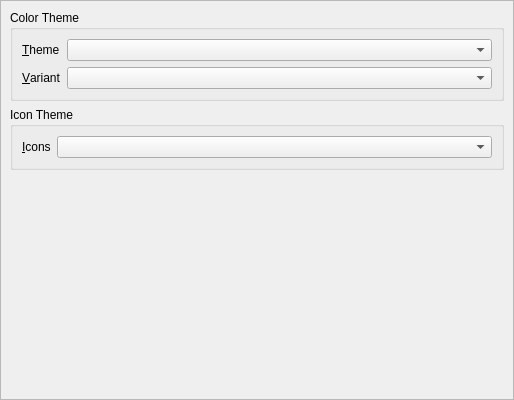
<?xml version="1.0" encoding="UTF-8"?>
<ui version="4.0">
 <class>AppearancePage</class>
 <widget class="QWidget" name="AppearancePage">
  <property name="geometry">
   <rect>
    <x>0</x>
    <y>0</y>
    <width>514</width>
    <height>400</height>
   </rect>
  </property>
  <property name="sizePolicy">
   <sizepolicy hsizetype="MinimumExpanding" vsizetype="MinimumExpanding">
    <horstretch>0</horstretch>
    <verstretch>0</verstretch>
   </sizepolicy>
  </property>
  <layout class="QVBoxLayout" name="mainLayout">
   <property name="leftMargin">
    <number>0</number>
   </property>
   <property name="topMargin">
    <number>0</number>
   </property>
   <property name="rightMargin">
    <number>0</number>
   </property>
   <property name="bottomMargin">
    <number>0</number>
   </property>
   <item>
    <widget class="QScrollArea" name="scrollArea">
     <property name="widgetResizable">
      <bool>true</bool>
     </property>
     <widget class="QWidget" name="scrollAreaContents">
      <layout class="QVBoxLayout" name="verticalLayout">
       <item>
        <widget class="QGroupBox" name="colorThemeBox">
         <property name="title">
          <string>Color Theme</string>
         </property>
         <layout class="QFormLayout" name="colorThemeLayout">
          <item row="0" column="0">
           <widget class="QLabel" name="labelThemeFamily">
            <property name="text">
             <string>&amp;Theme</string>
            </property>
            <property name="buddy">
             <cstring>themeComboBox</cstring>
            </property>
           </widget>
          </item>
          <item row="0" column="1">
           <widget class="QComboBox" name="themeComboBox">
            <property name="sizePolicy">
             <sizepolicy hsizetype="Expanding" vsizetype="Fixed">
              <horstretch>0</horstretch>
              <verstretch>0</verstretch>
             </sizepolicy>
            </property>
            <property name="focusPolicy">
             <enum>Qt::StrongFocus</enum>
            </property>
           </widget>
          </item>
          <item row="1" column="0">
           <widget class="QLabel" name="labelVariant">
            <property name="text">
             <string>&amp;Variant</string>
            </property>
            <property name="buddy">
             <cstring>variantComboBox</cstring>
            </property>
           </widget>
          </item>
          <item row="1" column="1">
           <widget class="QComboBox" name="variantComboBox">
            <property name="sizePolicy">
             <sizepolicy hsizetype="Expanding" vsizetype="Fixed">
              <horstretch>0</horstretch>
              <verstretch>0</verstretch>
             </sizepolicy>
            </property>
            <property name="focusPolicy">
             <enum>Qt::StrongFocus</enum>
            </property>
           </widget>
          </item>
         </layout>
        </widget>
       </item>
       <item>
        <widget class="QGroupBox" name="iconThemeBox">
         <property name="title">
          <string>Icon Theme</string>
         </property>
         <layout class="QFormLayout" name="iconThemeLayout">
          <item row="0" column="0">
           <widget class="QLabel" name="labelIcons">
            <property name="text">
             <string>&amp;Icons</string>
            </property>
            <property name="buddy">
             <cstring>iconThemeComboBox</cstring>
            </property>
           </widget>
          </item>
          <item row="0" column="1">
           <widget class="QComboBox" name="iconThemeComboBox">
            <property name="sizePolicy">
             <sizepolicy hsizetype="Expanding" vsizetype="Fixed">
              <horstretch>0</horstretch>
              <verstretch>0</verstretch>
             </sizepolicy>
            </property>
            <property name="focusPolicy">
             <enum>Qt::StrongFocus</enum>
            </property>
           </widget>
          </item>
         </layout>
        </widget>
       </item>
       <item>
        <spacer name="verticalSpacer">
         <property name="orientation">
          <enum>Qt::Vertical</enum>
         </property>
         <property name="sizeHint" stdset="0">
          <size>
           <width>0</width>
           <height>0</height>
          </size>
         </property>
        </spacer>
       </item>
      </layout>
     </widget>
    </widget>
   </item>
  </layout>
 </widget>
 <tabstops>
  <tabstop>themeComboBox</tabstop>
  <tabstop>variantComboBox</tabstop>
  <tabstop>iconThemeComboBox</tabstop>
 </tabstops>
 <resources/>
 <connections/>
</ui>
